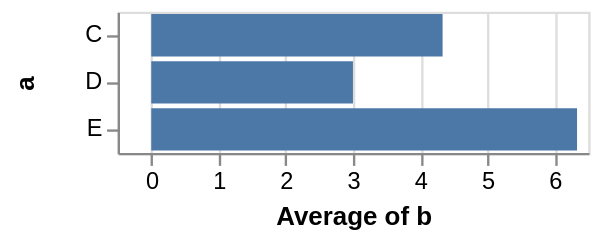

Here is the Vega-Lite specification saved for this chart:
### Vega specification from a JSON file in a GitHub repository (floating-point values rounded to 4 significant figures)
{"$schema": "https://vega.github.io/schema/vega/v4.json", "autosize": "pad", "padding": 5, "width": 200, "style": "cell", "data": [{"name": "source_0", "values": [{"a": "C", "b": 2}, {"a": "C", "b": 7}, {"a": "C", "b": 4}, {"a": "D", "b": 1}, {"a": "D", "b": 2}, {"a": "D", "b": 6}, {"a": "E", "b": 8}, {"a": "E", "b": 4}, {"a": "E", "b": 7}]}, {"name": "data_0", "source": "source_0", "transform": [{"type": "aggregate", "groupby": ["a"], "ops": ["average"], "fields": ["b"], "as": ["average_b"]}]}], "signals": [{"name": "y_step", "value": 20}, {"name": "height", "update": "bandspace(domain('y').length, 0.1, 0.05) * y_step"}], "marks": [{"name": "marks", "type": "rect", "style": ["bar"], "from": {"data": "data_0"}, "encode": {"update": {"fill": [{"test": "datum[\"average_b\"] === null || isNaN(datum[\"average_b\"])", "value": null}, {"value": "#4c78a8"}], "tooltip": {"signal": "{\"a\": ''+datum[\"a\"], \"Average of b\": format(datum[\"average_b\"], \"\")}"}, "x": {"scale": "x", "field": "average_b"}, "x2": {"scale": "x", "value": 0}, "y": {"scale": "y", "field": "a"}, "height": {"scale": "y", "band": true}}}}], "scales": [{"name": "x", "type": "linear", "domain": {"data": "data_0", "field": "average_b"}, "range": [0, {"signal": "width"}], "nice": true, "zero": true, "padding": 5}, {"name": "y", "type": "band", "domain": {"data": "data_0", "field": "a", "sort": true}, "range": {"step": {"signal": "y_step"}}, "paddingInner": 0.1, "paddingOuter": 0.05}], "axes": [{"scale": "x", "orient": "bottom", "grid": false, "title": "Average of b", "labelFlush": true, "labelOverlap": true, "tickCount": {"signal": "ceil(width/40)"}, "zindex": 1}, {"scale": "x", "orient": "bottom", "gridScale": "y", "grid": true, "tickCount": {"signal": "ceil(width/40)"}, "domain": false, "labels": false, "maxExtent": 0, "minExtent": 0, "ticks": false, "zindex": 0}, {"scale": "y", "orient": "left", "grid": false, "title": "a", "zindex": 1}], "config": {"axisY": {"minExtent": 30}}}
